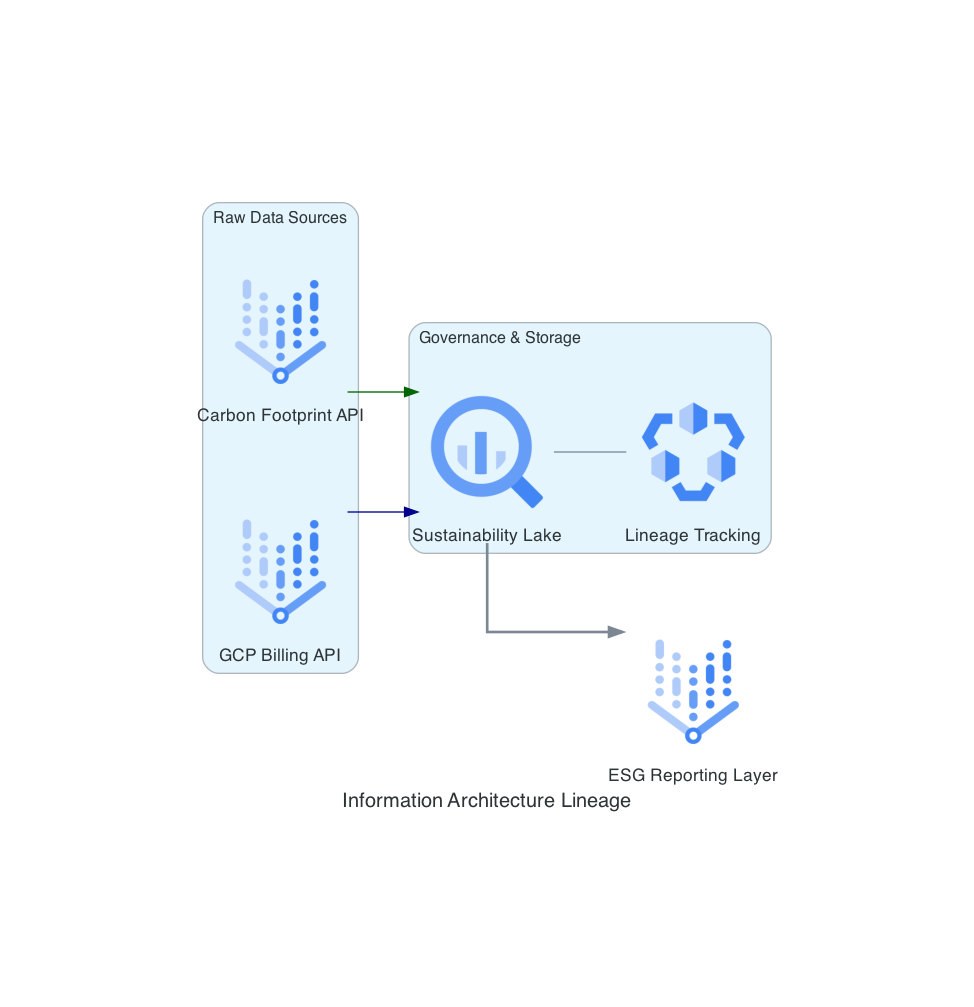

This figure's Python source:
from diagrams import Diagram, Cluster, Edge
from diagrams.gcp.analytics import BigQuery, DataCatalog
from diagrams.gcp.ml import VertexAI

# Attributes to eliminate white space and force horizontal span
graph_attr = {
    "pad": "0.0",        # Removes inner margins
    "nodesep": "1.5",    # Increases horizontal space between nodes
    "ranksep": "2.0",    # Increases horizontal space between columns
    "bgcolor": "transparent",
    "margin": "0"        # Removes outer canvas margins
}

with Diagram("Information Architecture Lineage", show=False, filename="data_lineage", direction="LR", graph_attr=graph_attr):
    with Cluster("Raw Data Sources"):
        src_billing = VertexAI("GCP Billing API")
        src_carbon = VertexAI("Carbon Footprint API")

    with Cluster("Governance & Storage"):
        storage = BigQuery("Sustainability Lake")
        catalog = DataCatalog("Lineage Tracking")

    report = VertexAI("ESG Reporting Layer")

    src_billing >> Edge(color="darkblue") >> storage
    src_carbon >> Edge(color="darkgreen") >> storage
    storage >> Edge(style="bold") >> report
    storage - catalog
